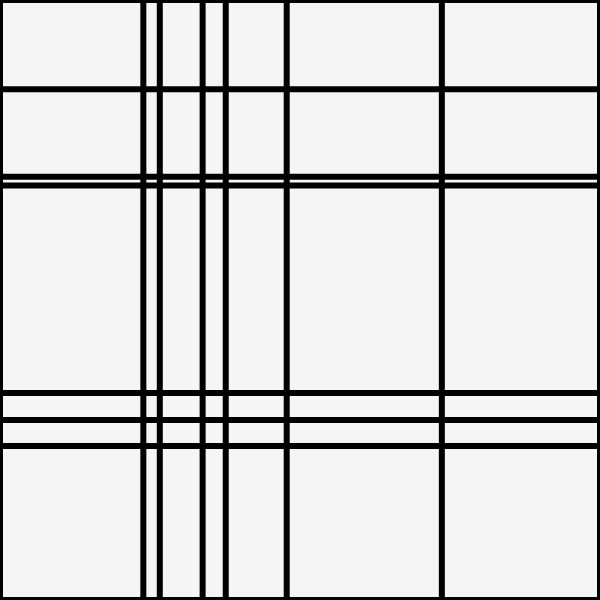
Frame 1 (no input)
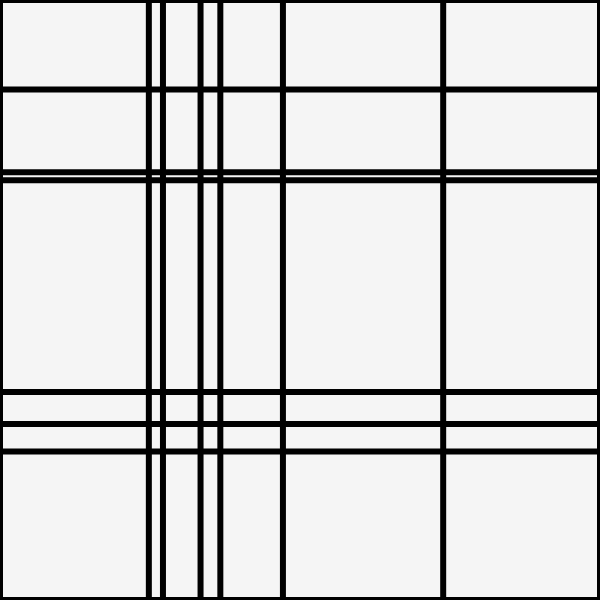
Frame 60 (no input)
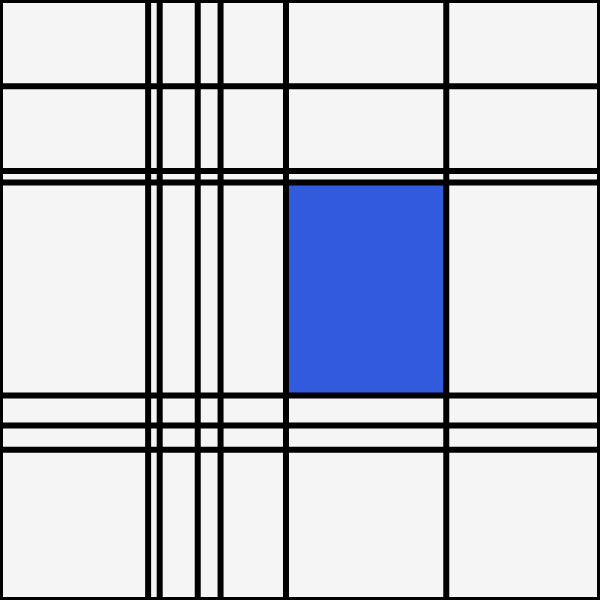
Frame 120 (the mouse pressed at the canvas centre since frame 60)

The p5.js sketch that drew these frames (run headless with seeded random() and noise() and a simulated clock; from frame 60 on, the mouse is pressed at the canvas centre):

// p5.js sketch
// ── sketch.js
let rects = [];
let xLines = [];
let yLines = [];

const palette = [
  [220, 50, 50],   // red
  [50, 90, 220],   // blue
  [240, 200, 50]   // yellow
];

let baseX = [];
let baseY = [];

let coloredRects = []; // FIFO queue, each keeps its own color forever

function setup() {
  createCanvas(600, 600);
  initComposition();
}

function draw() {
  background(255);

  animateGrid();

  drawRects();
  drawLines();
}

// =====================
// INIT
// =====================

function initComposition() {
  rects = [];
  coloredRects = [];

  let divisions = int(random(5, 7));

  xLines = [0, width];
  yLines = [0, height];

  baseX = [0, width];
  baseY = [0, height];

  for (let i = 0; i < divisions; i++) {
    let x = random(60, width - 60);
    let y = random(60, height - 60);

    xLines.push(x);
    yLines.push(y);

    baseX.push(x);
    baseY.push(y);
  }

  xLines.sort((a, b) => a - b);
  yLines.sort((a, b) => a - b);
  baseX.sort((a, b) => a - b);
  baseY.sort((a, b) => a - b);

  buildRects();
}

function buildRects() {
  rects = [];

  for (let i = 0; i < xLines.length - 1; i++) {
    for (let j = 0; j < yLines.length - 1; j++) {
      rects.push({ i, j });
    }
  }
}

// =====================
// ANIMATION
// =====================

function animateGrid() {
  for (let i = 1; i < xLines.length - 1; i++) {
    let target = baseX[i];
    xLines[i] = lerp(xLines[i], target + sin(frameCount * 0.01 + i) * 6, 0.08);
  }

  for (let i = 1; i < yLines.length - 1; i++) {
    let target = baseY[i];
    yLines[i] = lerp(yLines[i], target + cos(frameCount * 0.01 + i) * 6, 0.08);
  }
}

// =====================
// CLICK (FIXED: NO COLOR CHANGES EVER)
// =====================

function mousePressed() {
  for (let r of rects) {
    let x = xLines[r.i];
    let y = yLines[r.j];
    let w = xLines[r.i + 1] - xLines[r.i];
    let h = yLines[r.j + 1] - yLines[r.j];

    if (
      mouseX > x && mouseX < x + w &&
      mouseY > y && mouseY < y + h
    ) {

      // remove oldest ONLY if over limit
      if (coloredRects.length >= 3) {
        coloredRects.shift(); // remove oldest
      }

      // prevent duplicate rect selection
      if (coloredRects.some(c => c.r === r)) return;

      // assign a color that is NOT currently used
      let usedColors = coloredRects.map(c => c.color);
      let available = palette.filter(p =>
        !usedColors.some(u =>
          u[0] === p[0] && u[1] === p[1] && u[2] === p[2]
        )
      );

      if (available.length === 0) return;

      let color = random(available);

      // IMPORTANT: color is locked forever for this rect
      coloredRects.push({ r, color });

      break;
    }
  }
}

// =====================
// DRAW
// =====================

function drawRects() {
  noStroke();

  // base grid
  for (let r of rects) {
    let x = xLines[r.i];
    let y = yLines[r.j];
    let w = xLines[r.i + 1] - xLines[r.i];
    let h = yLines[r.j + 1] - yLines[r.j];

    fill(245);
    rect(x, y, w, h);
  }

  // draw colored rectangles (NO CHANGES EVER)
  for (let c of coloredRects) {
    let r = c.r;

    let x = xLines[r.i];
    let y = yLines[r.j];
    let w = xLines[r.i + 1] - xLines[r.i];
    let h = yLines[r.j + 1] - yLines[r.j];

    fill(c.color[0], c.color[1], c.color[2]);
    rect(x, y, w, h);
  }
}

// =====================
// GRID LINES
// =====================

function drawLines() {
  stroke(0);
  strokeWeight(6);

  for (let x of xLines) line(x, 0, x, height);
  for (let y of yLines) line(0, y, width, y);
}
